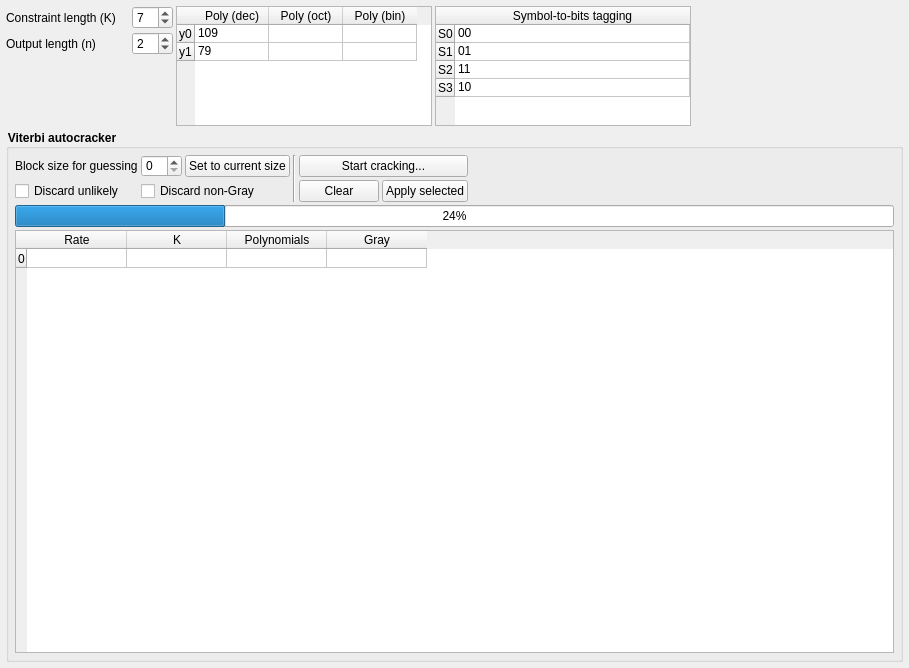
<?xml version="1.0" encoding="UTF-8"?>
<ui version="4.0">
 <class>ViterbiDecoderUI</class>
 <widget class="QWidget" name="ViterbiDecoderUI">
  <property name="geometry">
   <rect>
    <x>0</x>
    <y>0</y>
    <width>909</width>
    <height>668</height>
   </rect>
  </property>
  <property name="windowTitle">
   <string>Form</string>
  </property>
  <layout class="QGridLayout" name="gridLayout">
   <property name="leftMargin">
    <number>6</number>
   </property>
   <property name="topMargin">
    <number>6</number>
   </property>
   <property name="rightMargin">
    <number>6</number>
   </property>
   <property name="bottomMargin">
    <number>6</number>
   </property>
   <property name="spacing">
    <number>3</number>
   </property>
   <item row="1" column="1">
    <widget class="QSpinBox" name="spinBox_8">
     <property name="value">
      <number>2</number>
     </property>
    </widget>
   </item>
   <item row="0" column="2" rowspan="3">
    <widget class="QTableWidget" name="tableWidget_8">
     <property name="sizePolicy">
      <sizepolicy hsizetype="Preferred" vsizetype="Fixed">
       <horstretch>0</horstretch>
       <verstretch>0</verstretch>
      </sizepolicy>
     </property>
     <property name="minimumSize">
      <size>
       <width>0</width>
       <height>0</height>
      </size>
     </property>
     <property name="maximumSize">
      <size>
       <width>16777215</width>
       <height>120</height>
      </size>
     </property>
     <attribute name="horizontalHeaderDefaultSectionSize">
      <number>74</number>
     </attribute>
     <attribute name="verticalHeaderDefaultSectionSize">
      <number>18</number>
     </attribute>
     <row>
      <property name="text">
       <string>y0</string>
      </property>
     </row>
     <row>
      <property name="text">
       <string>y1</string>
      </property>
     </row>
     <column>
      <property name="text">
       <string>Poly (dec)</string>
      </property>
     </column>
     <column>
      <property name="text">
       <string>Poly (oct)</string>
      </property>
     </column>
     <column>
      <property name="text">
       <string>Poly (bin)</string>
      </property>
     </column>
     <item row="0" column="0">
      <property name="text">
       <string>109</string>
      </property>
     </item>
     <item row="1" column="0">
      <property name="text">
       <string>79</string>
      </property>
     </item>
    </widget>
   </item>
   <item row="0" column="3" rowspan="3">
    <widget class="QTableWidget" name="tableWidget_7">
     <property name="sizePolicy">
      <sizepolicy hsizetype="Expanding" vsizetype="Minimum">
       <horstretch>0</horstretch>
       <verstretch>0</verstretch>
      </sizepolicy>
     </property>
     <property name="maximumSize">
      <size>
       <width>16777215</width>
       <height>120</height>
      </size>
     </property>
     <property name="gridStyle">
      <enum>Qt::SolidLine</enum>
     </property>
     <attribute name="horizontalHeaderStretchLastSection">
      <bool>true</bool>
     </attribute>
     <attribute name="verticalHeaderDefaultSectionSize">
      <number>18</number>
     </attribute>
     <row>
      <property name="text">
       <string>S0</string>
      </property>
     </row>
     <row>
      <property name="text">
       <string>S1</string>
      </property>
     </row>
     <row>
      <property name="text">
       <string>S2</string>
      </property>
     </row>
     <row>
      <property name="text">
       <string>S3</string>
      </property>
     </row>
     <column>
      <property name="text">
       <string>Symbol-to-bits tagging</string>
      </property>
     </column>
     <item row="0" column="0">
      <property name="text">
       <string>00</string>
      </property>
     </item>
     <item row="1" column="0">
      <property name="text">
       <string>01</string>
      </property>
     </item>
     <item row="2" column="0">
      <property name="text">
       <string>11</string>
      </property>
     </item>
     <item row="3" column="0">
      <property name="text">
       <string>10</string>
      </property>
     </item>
    </widget>
   </item>
   <item row="0" column="1">
    <widget class="QSpinBox" name="spinBox_7">
     <property name="value">
      <number>7</number>
     </property>
    </widget>
   </item>
   <item row="1" column="0">
    <widget class="QLabel" name="label_19">
     <property name="text">
      <string>Output length (n)</string>
     </property>
    </widget>
   </item>
   <item row="0" column="0">
    <widget class="QLabel" name="label_18">
     <property name="text">
      <string>Constraint length (K)</string>
     </property>
    </widget>
   </item>
   <item row="2" column="0">
    <spacer name="horizontalSpacer_8">
     <property name="orientation">
      <enum>Qt::Horizontal</enum>
     </property>
     <property name="sizeType">
      <enum>QSizePolicy::Minimum</enum>
     </property>
     <property name="sizeHint" stdset="0">
      <size>
       <width>123</width>
       <height>20</height>
      </size>
     </property>
    </spacer>
   </item>
   <item row="0" column="4">
    <spacer name="horizontalSpacer">
     <property name="orientation">
      <enum>Qt::Horizontal</enum>
     </property>
     <property name="sizeHint" stdset="0">
      <size>
       <width>40</width>
       <height>20</height>
      </size>
     </property>
    </spacer>
   </item>
   <item row="3" column="0" colspan="5">
    <widget class="QGroupBox" name="groupBox_9">
     <property name="sizePolicy">
      <sizepolicy hsizetype="Preferred" vsizetype="Expanding">
       <horstretch>0</horstretch>
       <verstretch>0</verstretch>
      </sizepolicy>
     </property>
     <property name="styleSheet">
      <string notr="true">QGroupBox {
font-weight: bold;
}</string>
     </property>
     <property name="title">
      <string>Viterbi autocracker</string>
     </property>
     <layout class="QGridLayout" name="gridLayout_20">
      <property name="leftMargin">
       <number>6</number>
      </property>
      <property name="topMargin">
       <number>6</number>
      </property>
      <property name="rightMargin">
       <number>6</number>
      </property>
      <property name="bottomMargin">
       <number>6</number>
      </property>
      <property name="spacing">
       <number>3</number>
      </property>
      <item row="0" column="2">
       <widget class="QPushButton" name="pushButton_15">
        <property name="text">
         <string>Set to current size</string>
        </property>
       </widget>
      </item>
      <item row="0" column="3" rowspan="2">
       <widget class="Line" name="line_4">
        <property name="orientation">
         <enum>Qt::Vertical</enum>
        </property>
       </widget>
      </item>
      <item row="0" column="4" colspan="2">
       <widget class="QPushButton" name="pushButton_16">
        <property name="text">
         <string>Start cracking...</string>
        </property>
       </widget>
      </item>
      <item row="0" column="1">
       <widget class="QSpinBox" name="spinBox_9"/>
      </item>
      <item row="3" column="0" colspan="7">
       <widget class="QProgressBar" name="progressBar_3">
        <property name="value">
         <number>24</number>
        </property>
       </widget>
      </item>
      <item row="1" column="1" colspan="2">
       <widget class="QCheckBox" name="checkBox_5">
        <property name="text">
         <string>Discard non-Gray</string>
        </property>
       </widget>
      </item>
      <item row="4" column="0" colspan="7">
       <widget class="QTableWidget" name="tableWidget_9">
        <attribute name="horizontalHeaderMinimumSectionSize">
         <number>19</number>
        </attribute>
        <attribute name="verticalHeaderDefaultSectionSize">
         <number>19</number>
        </attribute>
        <row>
         <property name="text">
          <string>0</string>
         </property>
        </row>
        <column>
         <property name="text">
          <string>Rate</string>
         </property>
        </column>
        <column>
         <property name="text">
          <string>K</string>
         </property>
        </column>
        <column>
         <property name="text">
          <string>Polynomials</string>
         </property>
        </column>
        <column>
         <property name="text">
          <string>Gray</string>
         </property>
        </column>
       </widget>
      </item>
      <item row="1" column="5">
       <widget class="QPushButton" name="pushButton_17">
        <property name="text">
         <string>Apply selected</string>
        </property>
       </widget>
      </item>
      <item row="1" column="0">
       <widget class="QCheckBox" name="checkBox_6">
        <property name="text">
         <string>Discard unlikely</string>
        </property>
       </widget>
      </item>
      <item row="1" column="4">
       <widget class="QPushButton" name="pushButton_18">
        <property name="text">
         <string>Clear</string>
        </property>
       </widget>
      </item>
      <item row="0" column="0">
       <widget class="QLabel" name="label_20">
        <property name="text">
         <string>Block size for guessing</string>
        </property>
       </widget>
      </item>
      <item row="1" column="6">
       <spacer name="horizontalSpacer_9">
        <property name="orientation">
         <enum>Qt::Horizontal</enum>
        </property>
        <property name="sizeHint" stdset="0">
         <size>
          <width>40</width>
          <height>20</height>
         </size>
        </property>
       </spacer>
      </item>
     </layout>
    </widget>
   </item>
  </layout>
 </widget>
 <resources/>
 <connections/>
</ui>
